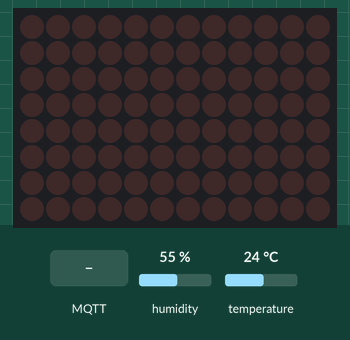
A sketch run on a simulated Arduino Uno R4 WiFi. On the bench: 12×8 LED matrix. Inputs (shaded band) come from the test bench; at power-on: humidity 55 %, temperature 24 °C. WiFi joins after 1.5 s; servers stay silent unless stated; random numbers use the default seed unless the sketch sets one; no MQTT or app messages arrive unless stated; what the sketch prints to the serial monitor is not drawn.

Above: at 2.7 s.
2.8 s: MQTT message "1" arrives on the first subscribed topic
At 3.3 s:
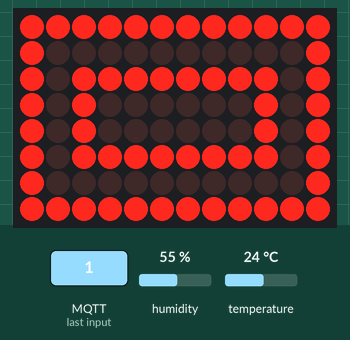
4.3 s: MQTT message "0" arrives on the first subscribed topic
At 5.6 s:
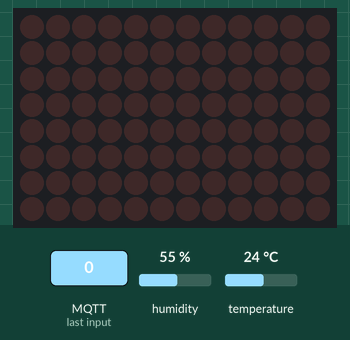
Timing chart, 0 to 7.3 s (numbered marks = the images above; inputs shaded):
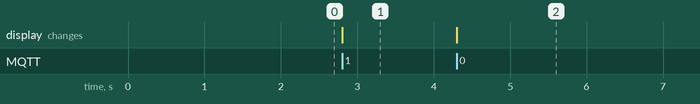

Measured:
- after the input at 2.8 s, the display: changes at once (image 1)
- after the input at 4.3 s, the display: changes at once (image 2)

The sketch:

mqtt.ino
```cpp
#include "WiFi.h"
#include <PubSubClient.h>
#include "DHT.h"
#include "Arduino_LED_Matrix.h"

// Wi-Fi
const char* ssid = "SSIDSSID";
const char* password = "password";

// MQTT 設定
const char* mqtt_server = "broker.hivemq.com";  // 公共 MQTT 伺服器
const int mqtt_port = 1883;

// MQTT 主題名稱
const char* topic_pub = "/ailan/20260517/temp/humi";    // 發布（上傳）
const char* topic_sub = "/ailan/20260517/led/control";  // 訂閱（接收）

// 溫溼度感測 腳位設定
#define DHTPIN 2
#define DHTTYPE DHT11

// 實例感測器物件
DHT dht(DHTPIN, DHTTYPE);

// 實例 LED 矩陣
ArduinoLEDMatrix matrix;

// 實例網路
WiFiClient espClient;

// 將網路物件傳入 MQTT 函式庫
PubSubClient client(espClient);

// 紀錄上一次發送訊息的時間
unsigned long lastMsg = 0;

// LED 矩陣圖案
const uint32_t led_on[] = {
  0xfff801bf,
  0xda05a05b,
  0xfd801fff,
  66
};
const uint32_t led_off[] = { 0x0, 0x0, 0x0, 63 };


// Wi-Fi 連線函式
void setup_wifi() {
  delay(10);
  WiFi.begin(ssid, password);
  Serial.print("正在連接到 Wi-Fi: ");
  while (WiFi.status() != WL_CONNECTED) {
    delay(500);
    Serial.print(".");
  }
  while (WiFi.localIP() == INADDR_NONE || WiFi.localIP() == IPAddress(0, 0, 0, 0)) {
    Serial.print("等待 IP...");
    delay(1000);
  }
  Serial.println("\nWi-Fi 連線成功！");
  Serial.print("Arduino IP: ");
  Serial.println(WiFi.localIP());
}

// MQTT 訊息接收回呼函式
// topic：收到訊息的主題名稱
// payload：收到的訊息內容（原始資料為 Byte 陣列）
// length：訊息的長度
void callback(char* topic, byte* payload, unsigned int length) {
  String message = "";
  for (unsigned int i = 0; i < length; i++) {
    message += (char)payload[i];
  }

  if (String(topic) == topic_sub) {
    if (message == "1") {
      matrix.loadFrame(led_on);
    } else if (message == "0") {
      matrix.loadFrame(led_off);
    }
  }
}

// MQTT 斷線重連函式
void reconnect() {
  while (!client.connected()) {
    // 利用隨機亂數（random）產生一個隨機的客戶端 ID（例如：ArduinoR4Client-a3f2）。
    // 這是因為 MQTT 伺服器規定不允許兩個裝置使用同一個 ID 連線，否則會互相踢下線。
    String clientId = "ArduinoR4Client-";
    clientId += String(random(0xffff), HEX);

    if (client.connect(clientId.c_str())) {
      // 連線成功後，必須強迫重新訂閱控制主題
      client.subscribe(topic_sub);
    } else {
      delay(5000);
    }
  }
}


// 初始化設定
void setup() {
  Serial.begin(115200);  // 通訊速率
  matrix.begin();        // 初始化啟動 LED 矩陣
  dht.begin();           // 初始化啟動 DHT11 溫溼度感測器
  setup_wifi();
  client.setServer(mqtt_server, mqtt_port);
  client.setCallback(callback);  // 綁定回呼邏輯
}

void loop() {
  //每次循環一開頭，先檢查 MQTT 連線是否正常
  if (!client.connected()) {
    reconnect();
  }

  // MQTT 的核心心跳。它必須在 loop 裡高頻率被執行，負責在背景維持與伺服器的連線、發送心跳包、並檢查有沒有新訊息。
  client.loop();

  // 取得開機至今的毫秒數
  unsigned long now = millis();
  if (now - lastMsg > 3000) {
    lastMsg = now;
    float h = dht.readHumidity();
    float t = dht.readTemperature();
    if (!isnan(h) && !isnan(t)) {
      String payload = "{\"temp\":" + String(t, 1) + ",\"humi\":" + String(h, 0) + "}";
      client.publish(topic_pub, payload.c_str());
    }
  }
}
```
